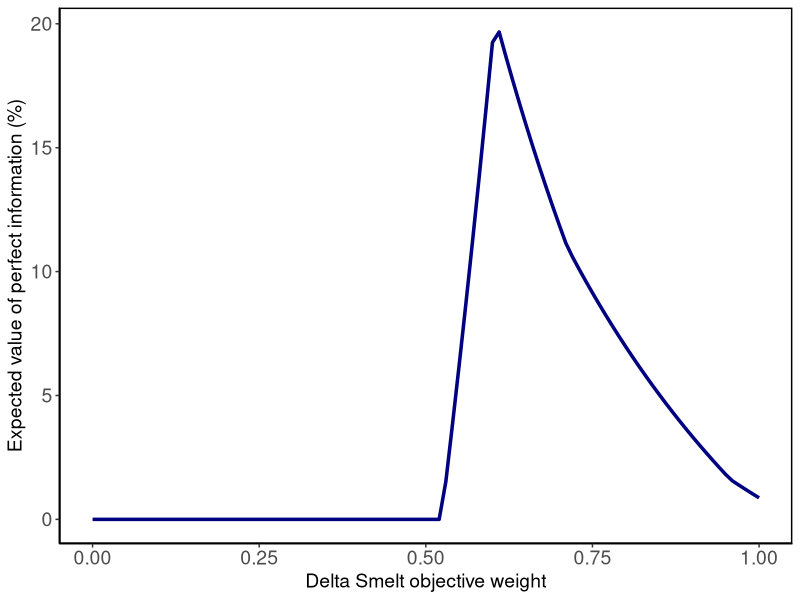
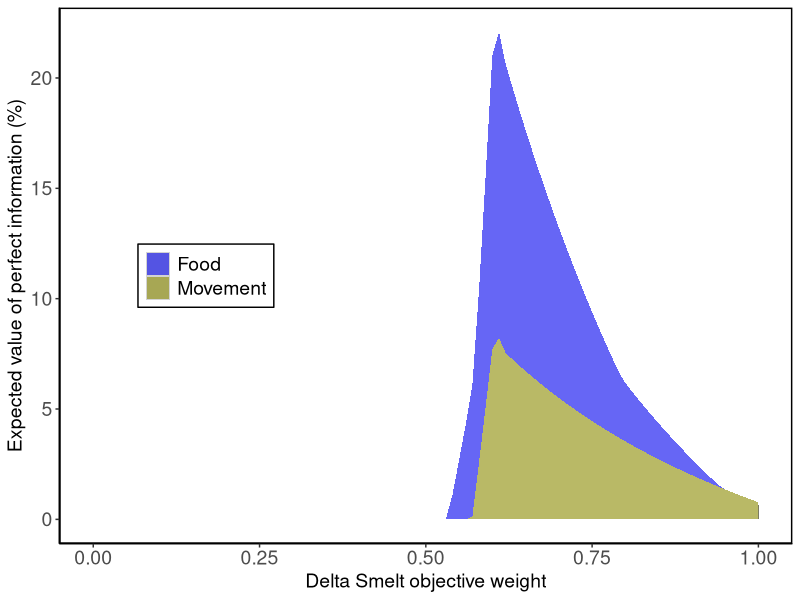
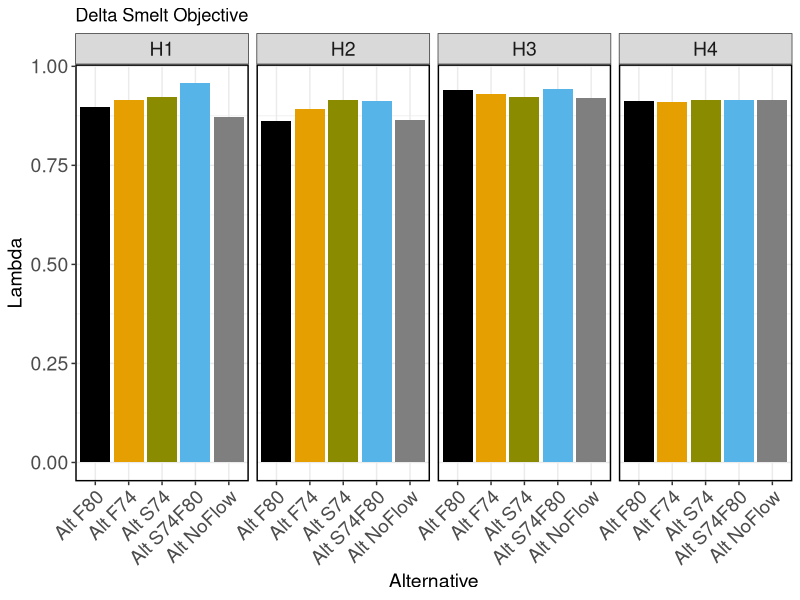
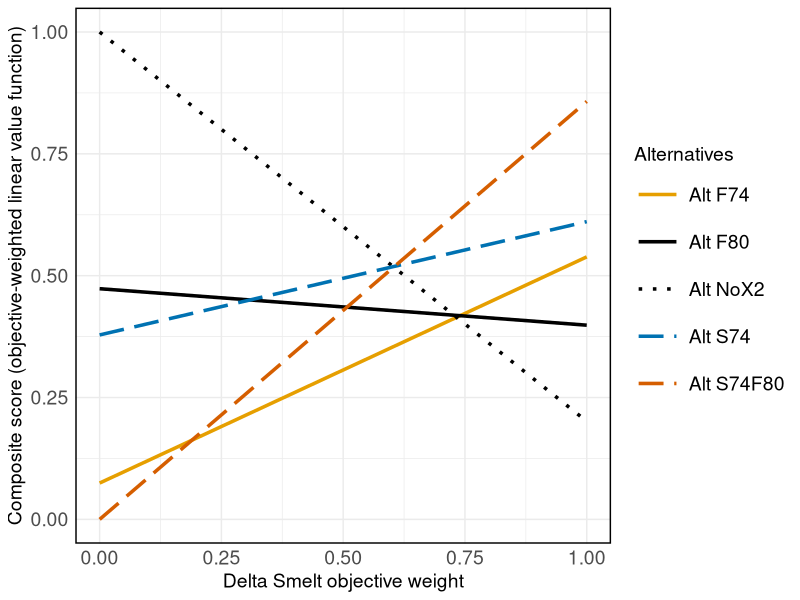
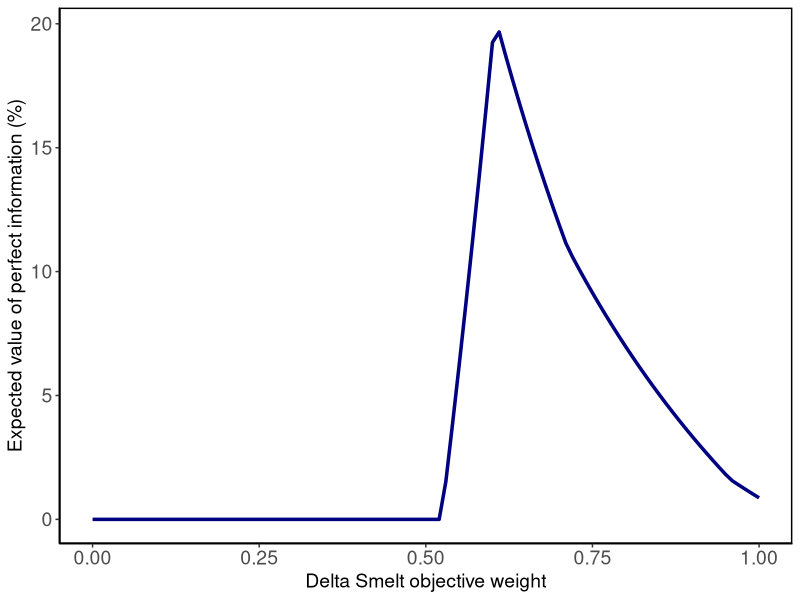
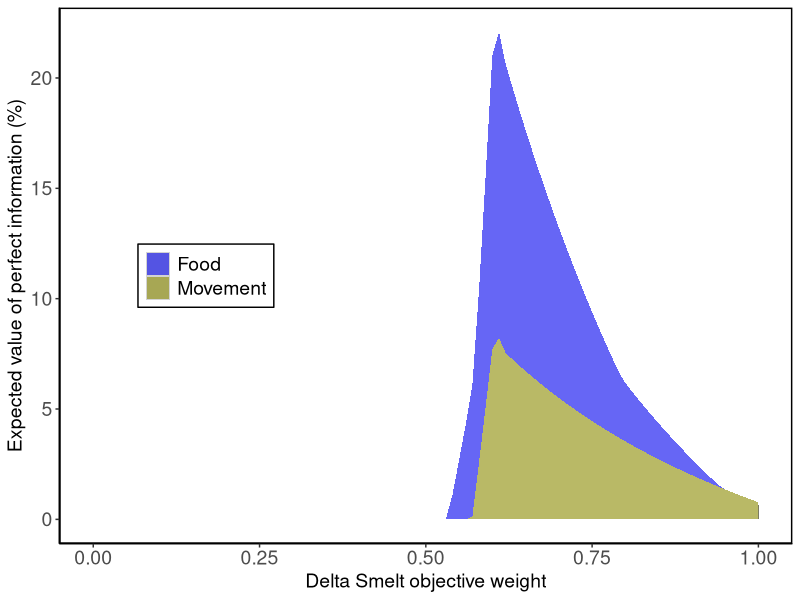
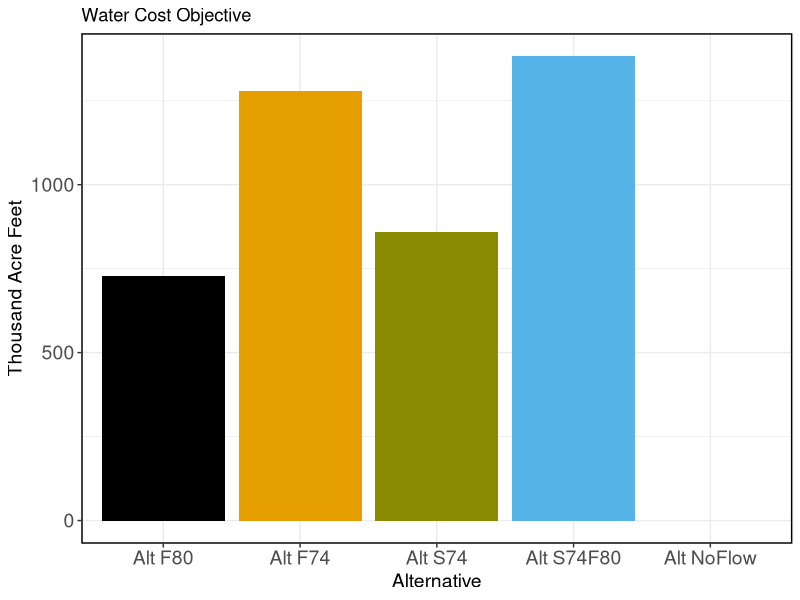
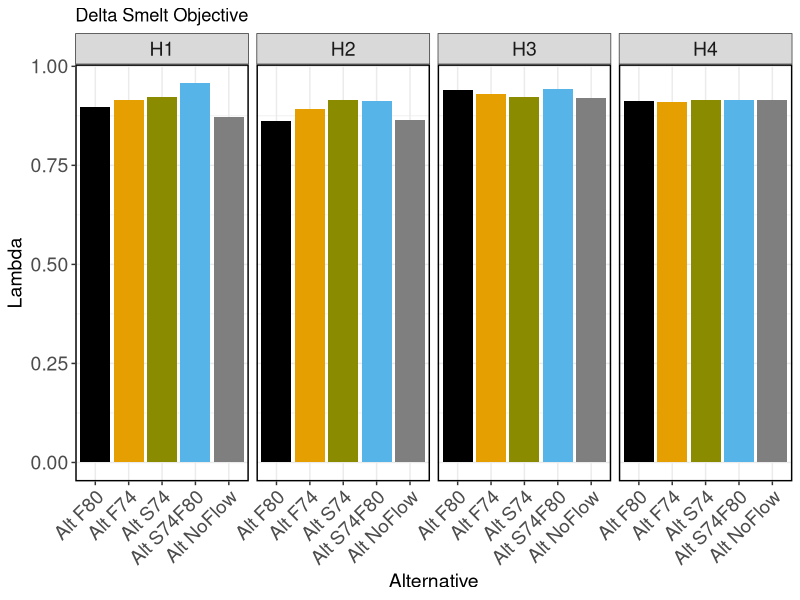

Write R code to recreate these figures, in order.
library(tidyverse)

setwd("C:/Users/bmahardja/Documents/GitHub/DeltaSmelt_SummerFallX2_VOI/Consequence_Table")

cons_table <- read.csv(file.path("Data","ConsequenceTable_2024-08-21.csv"))

# Standardize score based on local scale

dsm <- cons_table %>% filter(Objective=="DeltaSmelt") %>%
  mutate(std_score=(Score-min(Score))/(max(Score)-min(Score)))

water <- cons_table %>% filter(Objective=="WaterCost") %>%
  mutate(std_score=(max(Score)-Score)/(max(Score)-min(Score)))


# Hypothesis weights
cons_table_std <- bind_rows(dsm, water) %>% mutate(hypo_weight= case_when(Hypothesis == "H1" ~ 0.575,
                                                                          Hypothesis == "H2" ~ 0.175,
                                                                          Hypothesis == "H3" ~ 0.175,
                                                                          Hypothesis == "H4" ~ 0.075)) %>%
  mutate(score_hyp = hypo_weight*std_score) 

# Create dataset necessary for the line plot
line_plot_data <- cons_table_std %>% group_by(Alternatives,Objective) %>%
  summarise(comp_score = sum(score_hyp)) %>% mutate(fish_weight = case_when(Objective == "DeltaSmelt" ~ 1.0,
                                                                            Objective == "WaterCost" ~ 0))
# Define custom colors
custom_colors <- c("Alt F80" = "black","Alt F74" = "#E69F00", "Alt S74" = "#0072B2", "Alt S74F80"= "#D55E00","Alt NoX2" = "black")
custom_line <- c("Alt F80" = "solid","Alt F74" = "solid", "Alt S74" = "longdash", "Alt S74F80"= "longdash","Alt NoX2" = "dotted")

# Change name for AFS
levels(line_plot_data$Alternatives)[levels(line_plot_data$Alternatives) == "Alt NoX2"] <- "Alt NoFlow"

# Line plot
plot_scoreline <- ggplot(data=line_plot_data, aes(x=fish_weight, y=comp_score, color=Alternatives,linetype=Alternatives)) +
  geom_line(linewidth= 1.2) +
  theme_minimal()+
  labs(title = NULL,
       x = "Delta Smelt objective weight",
       y = "Composite score (objective-weighted linear value function)") +
  theme(axis.text = element_text(size = 14),  # Increase tick mark font size
  panel.border = element_rect(color = "black", fill = NA, linewidth = 1),
  legend.text=element_text(size=14),
  legend.title=element_text(size=14),
  axis.title.x = element_text(size=14),
  axis.title.y = element_text(size=14),
  legend.key.size = unit(1.2, "cm"))+
  scale_color_manual(values = custom_colors) +
  scale_linetype_manual(values = custom_line)

# Export plot
tiff(filename=file.path("Output","Figure_LinePlot_2Objectives.tiff"),
     type="cairo",
     units="in", 
     width=10, #10*1, 
     height=6, #22*1, 
     pointsize=5, #12, 
     res=300,
     compression="lzw")
plot_scoreline
dev.off()

######
# Expected Value of Perfect Information calculation


#####
# Initialize the results data frame
EVPI_results <- data.frame(fish_weight = numeric(), EVPI = numeric(), EV_uncertainty = numeric())

# Assuming cons_table_std is already defined and contains the necessary columns

# Define a function to calculate EVPI for a given fish weight
calculate_EVPI <- function(i) {
  cons_table_reconfig <- cons_table_std %>% 
    dplyr::select(Alternatives, Hypothesis, Objective, std_score, hypo_weight) %>% 
    spread(Objective, std_score) %>% 
    mutate(composite_score = (DeltaSmelt * i) + (WaterCost * (1 - i)))
  
  certainty_calc <- cons_table_reconfig %>% 
    group_by(Hypothesis) %>% 
    summarise(composite_score = max(composite_score), hypo_weight = mean(hypo_weight)) %>%
    mutate(hypothesis_score = composite_score * hypo_weight)
  
  EV_under_certainty <- sum(certainty_calc$hypothesis_score)
  
  uncertainty_calc <- cons_table_reconfig %>% 
    mutate(composite_score_hypo = hypo_weight * composite_score) %>% 
    group_by(Alternatives) %>% 
    summarise(composite_score = sum(composite_score_hypo))
  
  EV_under_uncertainty <- max(uncertainty_calc$composite_score)
  
  EV_PI <- EV_under_certainty - EV_under_uncertainty
  
  # Create a new row with the fish weight and EVPI results
  new_row <- data.frame(fish_weight = i,
                        EVPI = EV_PI, 
                        EV_uncertainty = EV_under_uncertainty)
  
  return(new_row)
}

# Use lapply to calculate EVPI for each fish weight
EVPI_results_list <- lapply(seq(0, 1, 0.01), calculate_EVPI)

# Combine the results into a single data frame
EVPI_results <- do.call(rbind, EVPI_results_list)

# Add percentage of value per Brian Healy's figure
EVPI_results <- EVPI_results %>% mutate(percent_EVPI = EVPI/EV_uncertainty*100)

#####
# Create plot for EVPI
plot_EVPI <- ggplot(EVPI_results, aes(x = fish_weight, y = percent_EVPI)) +
  geom_line(color = "navy", linewidth = 1.2) +  # Line color and thickness
  labs(title = NULL,
       x = "Delta Smelt objective weight",
       y = "Expected value of perfect information (%)") +
  theme_classic() +                          # Classic theme
  theme(axis.text = element_text(size = 14),  # Increase tick mark font size
        panel.border = element_rect(color = "black", fill = NA, linewidth = 1),
        legend.text=element_text(size=14),
        legend.title=element_text(size=14),
        axis.title.x = element_text(size=14),
        axis.title.y = element_text(size=14))
plot_EVPI

# Export plot
tiff(filename=file.path("Output","Figure_EVPI_2Objectives.tiff"),
     type="cairo",
     units="in", 
     width=8, #10*1, 
     height=6, #22*1, 
     pointsize=5, #12, 
     res=300,
     compression="lzw")
plot_EVPI
dev.off()

        
######
# Partial Expected Value of Perfect Information calculation

# Partial EVPI for resolving the food hypothesis

# Set up the data frame
EVPI_results_partial_food <- data.frame(fish_weight = numeric(),
                                        EVPI = numeric(), 
                                        Hypothesis = factor())

# Define a function to calculate partial EVPI for a given fish weight
calculate_partial_EVPI <- function(i) {
  cons_table_reconfig <- cons_table_std %>% 
    dplyr::select(Alternatives, Hypothesis, Objective, std_score, hypo_weight) %>% 
    spread(Objective, std_score) %>% 
    mutate(composite_score = (DeltaSmelt * i) + (WaterCost * (1 - i))) %>%
    # Create a new column that defines the food hypothesis
    mutate(Hypothesis_food = case_when(Hypothesis == "H1" ~ "Food",
                                       Hypothesis == "H2" ~ "Food",
                                       Hypothesis == "H3" ~ "No Food",
                                       Hypothesis == "H4" ~ "No Food"))
  
  partial_certainty_calc <- cons_table_reconfig %>% 
    group_by(Hypothesis_food, Alternatives) %>% 
    mutate(composite_score_hypo = hypo_weight * composite_score) %>%
    summarise(composite_score = sum(composite_score_hypo), 
              hypo_weight = sum(hypo_weight), .groups = 'drop') %>%
    # Remember to divide everything by the collapsed/combined hypothesis weights
    mutate(composite_score = composite_score / hypo_weight) %>% 
    ungroup() %>%
    group_by(Hypothesis_food) %>% 
    summarise(hypo_weight = mean(hypo_weight), 
              best_score = max(composite_score), .groups = 'drop') %>%
    mutate(score_for_EVPI = hypo_weight * best_score)
  
  EV_under_partial_certainty <- sum(partial_certainty_calc$score_for_EVPI)
  
  uncertainty_calc <- cons_table_reconfig %>% 
    mutate(composite_score_hypo = hypo_weight * composite_score) %>% 
    group_by(Alternatives) %>% 
    summarise(composite_score = sum(composite_score_hypo), .groups = 'drop')
  
  EV_under_uncertainty <- max(uncertainty_calc$composite_score)
  
  EVPI_partial_food <- EV_under_partial_certainty - EV_under_uncertainty
  
  # Create a new row with the fish weight and EVPI results
  new_row <- data.frame(fish_weight = i,
                        EVPI = EVPI_partial_food,
                        Hypothesis = "Food")
  
  return(new_row)
}

# Use lapply to calculate the partial EVPI for each fish weight
EVPI_results_list <- lapply(seq(0, 1, 0.01), calculate_partial_EVPI)

# Combine the results into a single data frame
EVPI_results_partial_food <- do.call(rbind, EVPI_results_list)


# Set up the data frame
EVPI_results_partial_movement <- data.frame(fish_weight = numeric(),
                                            EVPI = numeric(), 
                                            Hypothesis = factor())

# Define a function to calculate partial EVPI for a given fish weight
calculate_partial_EVPI_movement <- function(i) {
  cons_table_reconfig <- cons_table_std %>% 
    dplyr::select(Alternatives, Hypothesis, Objective, std_score, hypo_weight) %>% 
    spread(Objective, std_score) %>% 
    mutate(composite_score = (DeltaSmelt * i) + (WaterCost * (1 - i))) %>%
    # Create a new column that defines the movement hypothesis
    mutate(Hypothesis_movement = case_when(Hypothesis == "H1" ~ "Movement",
                                           Hypothesis == "H2" ~ "No Movement",
                                           Hypothesis == "H3" ~ "Movement",
                                           Hypothesis == "H4" ~ "No Movement"))
  
  partial_certainty_calc <- cons_table_reconfig %>% 
    group_by(Hypothesis_movement, Alternatives) %>% 
    mutate(composite_score_hypo = hypo_weight * composite_score) %>%
    summarise(composite_score = sum(composite_score_hypo), 
              hypo_weight = sum(hypo_weight), .groups = 'drop') %>%
    # Remember to divide everything by the collapsed/combined hypothesis weights
    mutate(composite_score = composite_score / hypo_weight) %>% 
    ungroup() %>%
    group_by(Hypothesis_movement) %>% 
    summarise(hypo_weight = mean(hypo_weight), 
              best_score = max(composite_score), .groups = 'drop') %>%
    mutate(score_for_EVPI = hypo_weight * best_score)
  
  EV_under_partial_certainty <- sum(partial_certainty_calc$score_for_EVPI)
  
  uncertainty_calc <- cons_table_reconfig %>% 
    mutate(composite_score_hypo = hypo_weight * composite_score) %>% 
    group_by(Alternatives) %>% 
    summarise(composite_score = sum(composite_score_hypo), .groups = 'drop')
  
  EV_under_uncertainty <- max(uncertainty_calc$composite_score)
  
  EVPI_partial_movement <- EV_under_partial_certainty - EV_under_uncertainty
  
  # Create a new row with the fish weight and EVPI results
  new_row <- data.frame(fish_weight = i,
                        EVPI = EVPI_partial_movement,
                        Hypothesis = "Movement")
  
  return(new_row)
}

# Use lapply to calculate the partial EVPI for each fish weight
EVPI_results_list_movement <- lapply(seq(0, 1, 0.01), calculate_partial_EVPI_movement)

# Combine the results into a single data frame
EVPI_results_partial_movement <- do.call(rbind, EVPI_results_list_movement)

# Combine the two datasets together
EVPI_results_combined <- bind_rows(EVPI_results_partial_food,EVPI_results_partial_movement)

EVPI_results_combined <- EVPI_results_combined %>% left_join(EVPI_results %>% select(fish_weight,EV_uncertainty)) %>%
  mutate(percent_EVPI = EVPI/EV_uncertainty*100)

# Define custom colors
custom_colors <- c("Food" = "blue2", "Movement" = "yellow4")

# Stacked area chart
plot_partial_EVPI <- ggplot(EVPI_results_combined, aes(x=fish_weight, y=percent_EVPI, fill=Hypothesis)) + 
  geom_area(alpha=0.6, position='stack') +  
  labs(title = NULL,
       x = "Delta Smelt objective weight",
       y = "Expected value of perfect information (%)") +
  theme_classic() +                          # Classic theme 
  theme(axis.text = element_text(size = 14),
        panel.border = element_rect(color = "black", fill = NA, linewidth = 1),
        legend.text=element_text(size=14),
        legend.title=element_text(size=14),
        axis.title.x = element_text(size=14),
        axis.title.y = element_text(size=14))+
  theme(legend.title = element_blank(),      # Remove legend title
        legend.position = c(0.2, 0.5),            # Position the legend
  legend.background = element_rect(color = "black"), # Legend background
  legend.key = element_rect(fill = "lightgray")) + # Legend key color
  scale_fill_manual(values = custom_colors)     # Use a color palette

plot_partial_EVPI

# Export plot
tiff(filename=file.path("Output","Figure_EVPI_partial_2Objectives.tiff"),
     type="cairo",
     units="in", 
     width=8, #10*1, 
     height=6, #22*1, 
     pointsize=5, #12, 
     res=300,
     compression="lzw")
plot_partial_EVPI
dev.off()

#######
# Alternate way of showing data instead of consequence table
# Using bar chart

# Define custom colors
custom_colors_alt <- c("Alt F80" = "#000000", "Alt F74" = "#E69F00",
                       "Alt S74" = "yellow4" , "Alt S74F80" = "#56B4E9","Alt NoX2"= "#999999")

# Grab data for the water cost plot
data_plot_water <- cons_table %>% filter(Objective=="WaterCost"&Hypothesis=="H1") %>%
  select(-Hypothesis)

# Convert the 'Category' column to a factor with a specific order
data_plot_water$Alternatives <- factor(data_plot_water$Alternatives, levels = c("Alt F80", "Alt F74", "Alt S74",
                                                                                "Alt S74F80","Alt NoX2"))

# Change name for AFS
levels(data_plot_water$Alternatives)[levels(data_plot_water$Alternatives) == "Alt NoX2"] <- "Alt NoFlow"

# Water cost plot
plot_bar_water <- ggplot(data_plot_water, aes(x=Alternatives, y=Score, fill=Alternatives)) +
  geom_bar(stat = "identity") +
  labs(title = "Water Cost Objective",
       x = "Alternative",
       y = "Thousand Acre Feet") + 
  scale_fill_manual(values = custom_colors_alt,guide="none")  +   # Use a color palette
  theme_bw() +                          # Classic theme 
  theme(axis.text = element_text(size = 14),
        panel.border = element_rect(color = "black", fill = NA, linewidth = 1),
        axis.title.x = element_text(size=14),
        axis.title.y = element_text(size=14))
#plot_bar_water

# Export plot
tiff(filename=file.path("Output","Figure_BarPlot_WaterObjective.tiff"),
     type="cairo",
     units="in", 
     width=8, #10*1, 
     height=5, #22*1, 
     pointsize=5, #12, 
     res=300,
     compression="lzw")
plot_bar_water
dev.off()

# Grab data for the delta smelt plot
data_plot_dsm <- dsm

# Convert the 'Category' column to a factor with a specific order
data_plot_dsm$Alternatives <- factor(data_plot_dsm$Alternatives, levels = c("Alt F80", "Alt F74", "Alt S74",
                                                                                "Alt S74F80","Alt NoX2"))
# Change name for AFS
levels(data_plot_dsm$Alternatives)[levels(data_plot_dsm$Alternatives) == "Alt NoX2"] <- "Alt NoFlow"

# Delta Smelt obj plot
plot_bar_dsm <- ggplot(data_plot_dsm, aes(x=Alternatives, y=Score, fill=Alternatives)) +
  geom_bar(stat = "identity") +
  labs(title = "Delta Smelt Objective",
       x = "Alternative",
       y = "Lambda") + 
  facet_grid(cols = vars(Hypothesis)) +
  scale_fill_manual(values = custom_colors_alt,guide="none")  +   # Use a color palette
  theme_bw() +                          # Classic theme 
  theme(axis.text.y = element_text(size = 14),
        axis.text.x = element_text(size = 14,angle = 45, hjust = 1),
        panel.border = element_rect(color = "black", fill = NA, linewidth = 1),
        axis.title.x = element_text(size=14),
        axis.title.y = element_text(size=14),
        strip.text = element_text(size = 14))
plot_bar_dsm


# Export plot
tiff(filename=file.path("Output","Figure_BarPlot_DeltaSmeltObjective.tiff"),
     type="cairo",
     units="in", 
     width=11, #10*1, 
     height=6, #22*1, 
     pointsize=5, #12, 
     res=300,
     compression="lzw")
plot_bar_dsm
dev.off()

#################################
#Excess code DO NOT USE
# VOI
fish_weight <- 0.87

cons_table_reconfig <- cons_table_std %>% dplyr::select(Alternatives,Hypothesis,Objective,std_score,hypo_weight) %>% 
  spread(Objective,std_score) %>% mutate(composite_score = (DeltaSmelt*fish_weight)+(WaterCost*(1-fish_weight)) )

certainty_calc <- cons_table_reconfig %>% group_by(Hypothesis) %>% summarise(composite_score=max(composite_score),hypo_weight = mean(hypo_weight)) %>%
  mutate(hypothesis_score = composite_score*hypo_weight)

EV_under_certainty <- sum(certainty_calc$hypothesis_score)

uncertainty_calc <- cons_table_reconfig %>% mutate(composite_score_hypo = hypo_weight*composite_score) %>% group_by(Alternatives) %>% 
  summarise(composite_score = sum(composite_score_hypo))

EV_under_uncertainty <- max(uncertainty_calc$composite_score)

EVPI <- EV_under_certainty - EV_under_uncertainty

# Old code using for loop before switching to lapply
# Set up the data frame
EVPI_results <- data.frame(fish_weight = numeric(),
                           EVPI = numeric(), EV_uncertainty=numeric())
# Loop function across objective weights
for (i in seq(0, 1, 0.01)) {
  cons_table_reconfig <- cons_table_std %>% dplyr::select(Alternatives,Hypothesis,Objective,std_score,hypo_weight) %>% 
    spread(Objective,std_score) %>% mutate(composite_score = (DeltaSmelt*i)+(WaterCost*(1-i)) )
  
  certainty_calc <- cons_table_reconfig %>% group_by(Hypothesis) %>% summarise(composite_score=max(composite_score),hypo_weight = mean(hypo_weight)) %>%
    mutate(hypothesis_score = composite_score*hypo_weight)
  
  EV_under_certainty <- sum(certainty_calc$hypothesis_score)
  
  uncertainty_calc <- cons_table_reconfig %>% mutate(composite_score_hypo = hypo_weight*composite_score) %>% group_by(Alternatives) %>% 
    summarise(composite_score = sum(composite_score_hypo))
  
  EV_under_uncertainty <- max(uncertainty_calc$composite_score)
  
  EV_PI <- EV_under_certainty - EV_under_uncertainty
  
  # Create a new row with the iteration number, value, and calculation description
  new_row <- data.frame(fish_weight = i,
                        EVPI = EV_PI, EV_uncertainty=EV_under_uncertainty)
  
  # Append the new row to the results data frame
  EVPI_results <- rbind(EVPI_results, new_row)
}

# Add percentage of value per Brian Healy's figure
EVPI_results <- EVPI_results %>% mutate(percent_EVPI = EVPI/EV_uncertainty*100)

#####
# Food only
fish_weight <- 0.2

cons_table_reconfig <- cons_table_std %>% dplyr::select(Alternatives,Hypothesis,Objective,std_score,hypo_weight) %>% 
  spread(Objective,std_score) %>% mutate(composite_score = (DeltaSmelt*fish_weight)+(WaterCost*(1-fish_weight)) ) %>%
  # Create a new column that defines the food hypothesis
  mutate(Hypothesis_food = case_when(Hypothesis == "H1" ~ "Food",
                                     Hypothesis == "H2" ~ "Food",
                                     Hypothesis == "H3" ~ "No Food",
                                     Hypothesis == "H4" ~ "No Food"))

partial_certainty_calc <- cons_table_reconfig %>% group_by(Hypothesis_food,Alternatives) %>% mutate(composite_score_hypo = hypo_weight*composite_score) %>%
  summarise(composite_score = sum(composite_score_hypo),hypo_weight=sum(hypo_weight)) %>% mutate(composite_score=composite_score/hypo_weight) %>% ungroup() %>%
  group_by(Hypothesis_food) %>% summarise(hypo_weight=mean(hypo_weight),best_score=max(composite_score)) %>% 
  mutate(score_for_EVPI = hypo_weight*best_score)

EV_under_partial_certainty <- sum(partial_certainty_calc$score_for_EVPI)

uncertainty_calc <- cons_table_reconfig %>% mutate(composite_score_hypo = hypo_weight*composite_score) %>% group_by(Alternatives) %>% 
  summarise(composite_score = sum(composite_score_hypo))

EV_under_uncertainty <- max(uncertainty_calc$composite_score)

EVPI_partial_food <- EV_under_partial_certainty - EV_under_uncertainty
EV_under_partial_certainty - EV_under_uncertainty


# Partial EVPI for resolving the movement hypothesis
# Set up the data frame
EVPI_results_partial_movement <- data.frame(fish_weight = numeric(),
                                            EVPI = numeric(), Hypothesis = factor())

# Loop function across objective weights
for (i in seq(0, 1, 0.01)) {
  cons_table_reconfig <- cons_table_std %>% dplyr::select(Alternatives,Hypothesis,Objective,std_score,hypo_weight) %>% 
    spread(Objective,std_score) %>% mutate(composite_score = (DeltaSmelt*i)+(WaterCost*(1-i)) ) %>%
    # Create a new column that defines the food hypothesis
    mutate(Hypothesis_movement = case_when(Hypothesis == "H1" ~ "Movement",
                                           Hypothesis == "H2" ~ "No Movement",
                                           Hypothesis == "H3" ~ "Movement",
                                           Hypothesis == "H4" ~ "No Movement"))
  
  partial_certainty_calc <- cons_table_reconfig %>% group_by(Hypothesis_movement,Alternatives) %>% mutate(composite_score_hypo = hypo_weight*composite_score) %>%
    summarise(composite_score = sum(composite_score_hypo),hypo_weight=sum(hypo_weight)) %>% 
    # Remember to divide everything by the collapsed/combined hypothesis weights
    mutate(composite_score=composite_score/hypo_weight) %>% ungroup() %>%
    group_by(Hypothesis_movement) %>% summarise(hypo_weight=mean(hypo_weight),best_score=max(composite_score)) %>% 
    mutate(score_for_EVPI = hypo_weight*best_score)
  
  EV_under_partial_certainty <- sum(partial_certainty_calc$score_for_EVPI)
  
  uncertainty_calc <- cons_table_reconfig %>% mutate(composite_score_hypo = hypo_weight*composite_score) %>% group_by(Alternatives) %>% 
    summarise(composite_score = sum(composite_score_hypo))
  
  EV_under_uncertainty <- max(uncertainty_calc$composite_score)
  
  EVPI_partial_movement <- EV_under_partial_certainty - EV_under_uncertainty
  
  # Create a new row with the iteration number, value, and calculation description
  new_row <- data.frame(fish_weight = i,
                        EVPI = EVPI_partial_movement,
                        Hypothesis = "Movement")
  
  # Append the new row to the results data frame
  EVPI_results_partial_movement <- rbind(EVPI_results_partial_movement, new_row)
}
